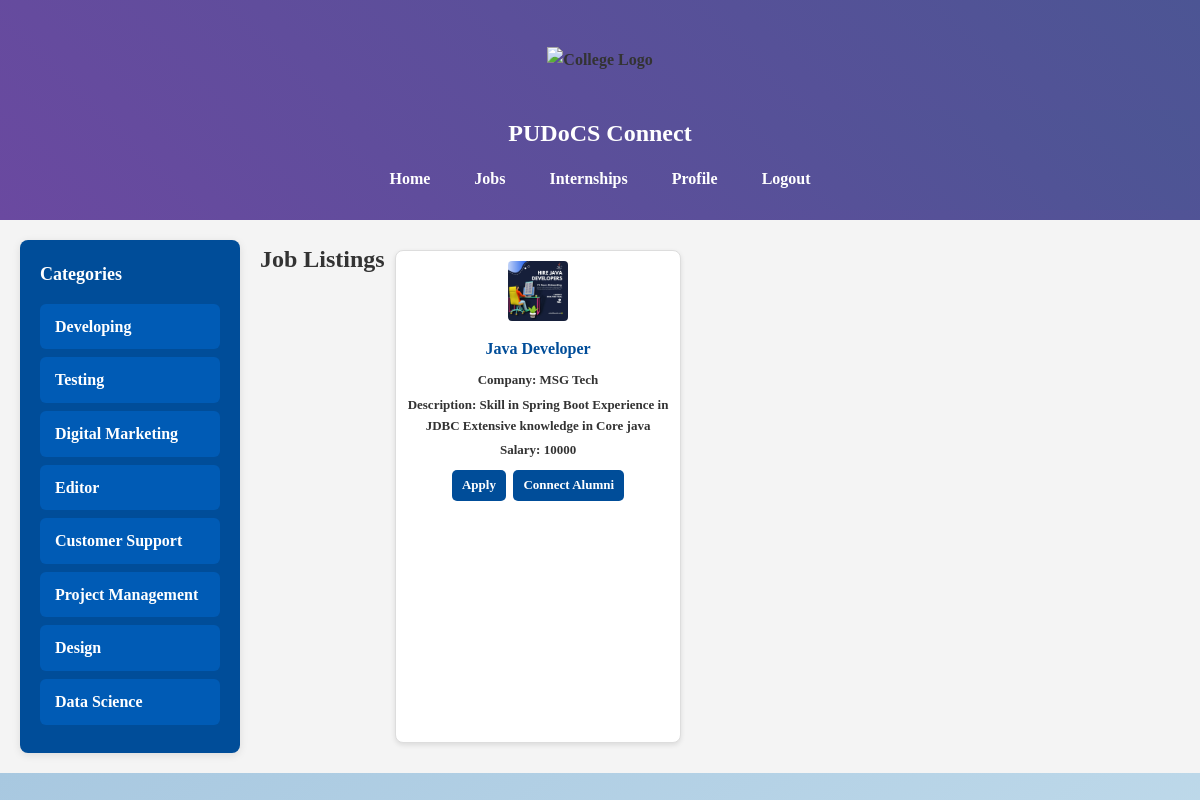
Page /job_show.php on the committed database.
### tables this page shows
CREATE TABLE `job_postings` (
  `id` int(11) NOT NULL,
  `title` varchar(255) NOT NULL,
  `company_name` varchar(255) NOT NULL,
  `description` text NOT NULL,
  `admin_user_name` varchar(255) NOT NULL,
  `application_deadline` date NOT NULL,
  `job_type` enum('Full-time','Part-time','Contract','Internship') NOT NULL,
  `location` varchar(255) NOT NULL,
  `salary` varchar(100) DEFAULT NULL,
  `posted_by` varchar(255) NOT NULL,
  `poster_image` varchar(255) NOT NULL,
  `posted_date` timestamp NOT NULL DEFAULT current_timestamp(),
  `category` enum('Developing','Testing','Digital Marketing','Editor','Customer Support','Project Management','Design','Data Science') NOT NULL,
  `alumni_id` int(11) NOT NULL
);

### job_show.php (the view, shortened to what this page needs)
<?php
require 'db.php';
$stmt = $conn->prepare("SELECT * FROM job_postings ORDER BY id DESC");
$stmt->execute();
$categories = [
    "Developing",
    "Testing",
    "Digital Marketing",
    "Editor",
    "Customer Support",
    "Project Management",
    "Design",
    "Data Science"
];
?>
<!DOCTYPE html>
<html lang="en">
<head>
    <link rel="stylesheet" href="./style.css">
</head>
<body>
<header>
    <div class="header-container">
        <img src="https://www.pondiuni.edu.in/wp-content/uploads/2020/05/PU_Logo_Full.png" alt="College Logo">
    </div>
    <nav>
        <div class="college-title">
        <h2>PUDoCS Connect </h2>
        </div>
      <a href="./student_index.php">Home</a>
        <a href="job_show.php">Jobs</a>
        <a href="internship_show.php">Internships</a>
        <a href="student_profile.php">Profile</a>
        <a href="logout.php">Logout</a>
    </nav>
</header>
<div class="container">
    <div class="sidebar">
        <h3>Categories</h3>
        <?php foreach ($categories as $category): ?>
            <a href="job_show.php?category=<?php echo urlencode($category); ?>">
                <?php echo htmlspecialchars($category); ?>
            </a>
        <?php endforeach; ?>
    </div>
    <div class="job-listings">
        <h2>Job Listings</h2>
        <?php
        $selected_category = isset($_GET['category']) ? $_GET['category'] : '';
        if ($selected_category) {
            $stmt = $conn->prepare("SELECT * FROM job_postings WHERE category = ? ORDER BY id DESC");
            $stmt->bind_param("s", $selected_category);
        } else {
            $stmt = $conn->prepare("SELECT * FROM job_postings ORDER BY id DESC");
        }
        $stmt->execute();
        $jobs = $stmt->get_result();
        while ($job = $jobs->fetch_assoc()): ?>
            <div class="job-card">
                <img src="job_logo_upload/<?php echo htmlspecialchars($job['poster_image']); ?>" class="poster-image" alt="Job Poster">
                <div class="job-details">
                    <h3><?php echo htmlspecialchars($job['title']); ?></h3>
                    <p><strong>Company:</strong> <?php echo htmlspecialchars($job['company_name']); ?></p>
                    <p><strong>Description:</strong> <?php echo htmlspecialchars($job['description']); ?></p>
                    <p><strong>Salary:</strong> <?php echo htmlspecialchars($job['salary']); ?></p>
                    <a href="student_apply_job.php?job_id=<?php echo $job['id']; ?>" class="button">Apply</a>
                    <a href="connect_alumni.php?posted_by=<?php echo urlencode($job['posted_by']); ?>" class="button">Connect Alumni</a>
                    </div>
            </div>
        <?php endwhile; ?>
    </div>
</div>
</body>
</html>

### style.css (style rules this page uses)
body { font-family: Cambria, Cochin, Georgia, Times, 'Times New Roman', serif; font-weight: bold; margin: 0; padding: 0; background: linear-gradient(to bottom right, #a8c8e0, #d0e7f2); color: #333; line-height: 1.6; overflow-x: hidden; transition: background-color 0.5s ease; animation: fadeInBackground 0.5s ease-in-out; }
header { text-align: center; box-shadow: 0 6px 12px rgba(0, 0, 0, 0.15); top: 0; z-index: 10; animation: slideDownNav 0.8s ease-out; background: linear-gradient(45deg, #6a49a0, #4c5594); text-align: center; }
header h2 { margin: 0; font-size: 1.5em; }
.header-container { display: flex; justify-content: center; align-items: center; height: 100px; }
nav { background: linear-gradient(45deg, #6a49a0, #4c5594); padding: 4px; text-align: center; }
nav a { color: white; padding: 14px 20px; text-decoration: none; display: inline-block; }
.college-title h2 { font-size: 1.5em; color: white; margin: 0; display: block; }
header { background-color: #005a9e; padding: 10px; }

### job_show.php (style rules this page uses)
* { margin: 0; padding: 0; box-sizing: border-box; }
.container { display: flex; padding: 20px; background-color: #f4f4f4; }
.sidebar { width: 220px; padding: 20px; background-color: #004d99; border-radius: 8px; color: #ffffff; box-shadow: 0 2px 8px rgba(0, 0, 0, 0.1); margin-right: 20px; }
.sidebar h3 { margin-bottom: 15px; font-size: 18px; color: #ffffff; }
.sidebar a { display: block; padding: 10px 15px; margin: 8px 0; text-decoration: none; color: #ffffff; background-color: #005bb5; border-radius: 6px; transition: background-color 0.3s; }
.job-listings { flex: 1; display: flex; flex-wrap: wrap; justify-content: flex-start; }
.job-card { background-color: #ffffff; border: 1px solid #ddd; border-radius: 8px; box-shadow: 0 2px 5px rgba(0, 0, 0, 0.1); margin: 10px; padding: 10px; width: calc(33.33% - 20px); transition: transform 0.2s; text-align: center; font-size: 14px; }
.poster-image { width: 60px; height: 60px; border-radius: 4px; margin-bottom: 8px; }
.job-details h3 { font-size: 16px; color: #004d99; margin-bottom: 8px; }
.job-details p { margin: 4px 0; font-size: 13px; color: #333; }
.button { background-color: #004d99; color: white; border: none; padding: 5px 10px; border-radius: 5px; text-decoration: none; display: inline-block; margin: 5px 2px; font-size: 13px; transition: background-color 0.3s; }

### rows in the picture
job_postings: poster_image (picture), title "Java Developer", company_name "MSG Tech", description "Skill in Spring Boot Experience in JDBC Extensive knowledge in Core java", salary "10000"

### other values in the picture
$category "Developing"
$category "Testing"
$category "Digital Marketing"
$category "Editor"
$category "Customer Support"
$category "Project Management"
$category "Design"
$category "Data Science"
